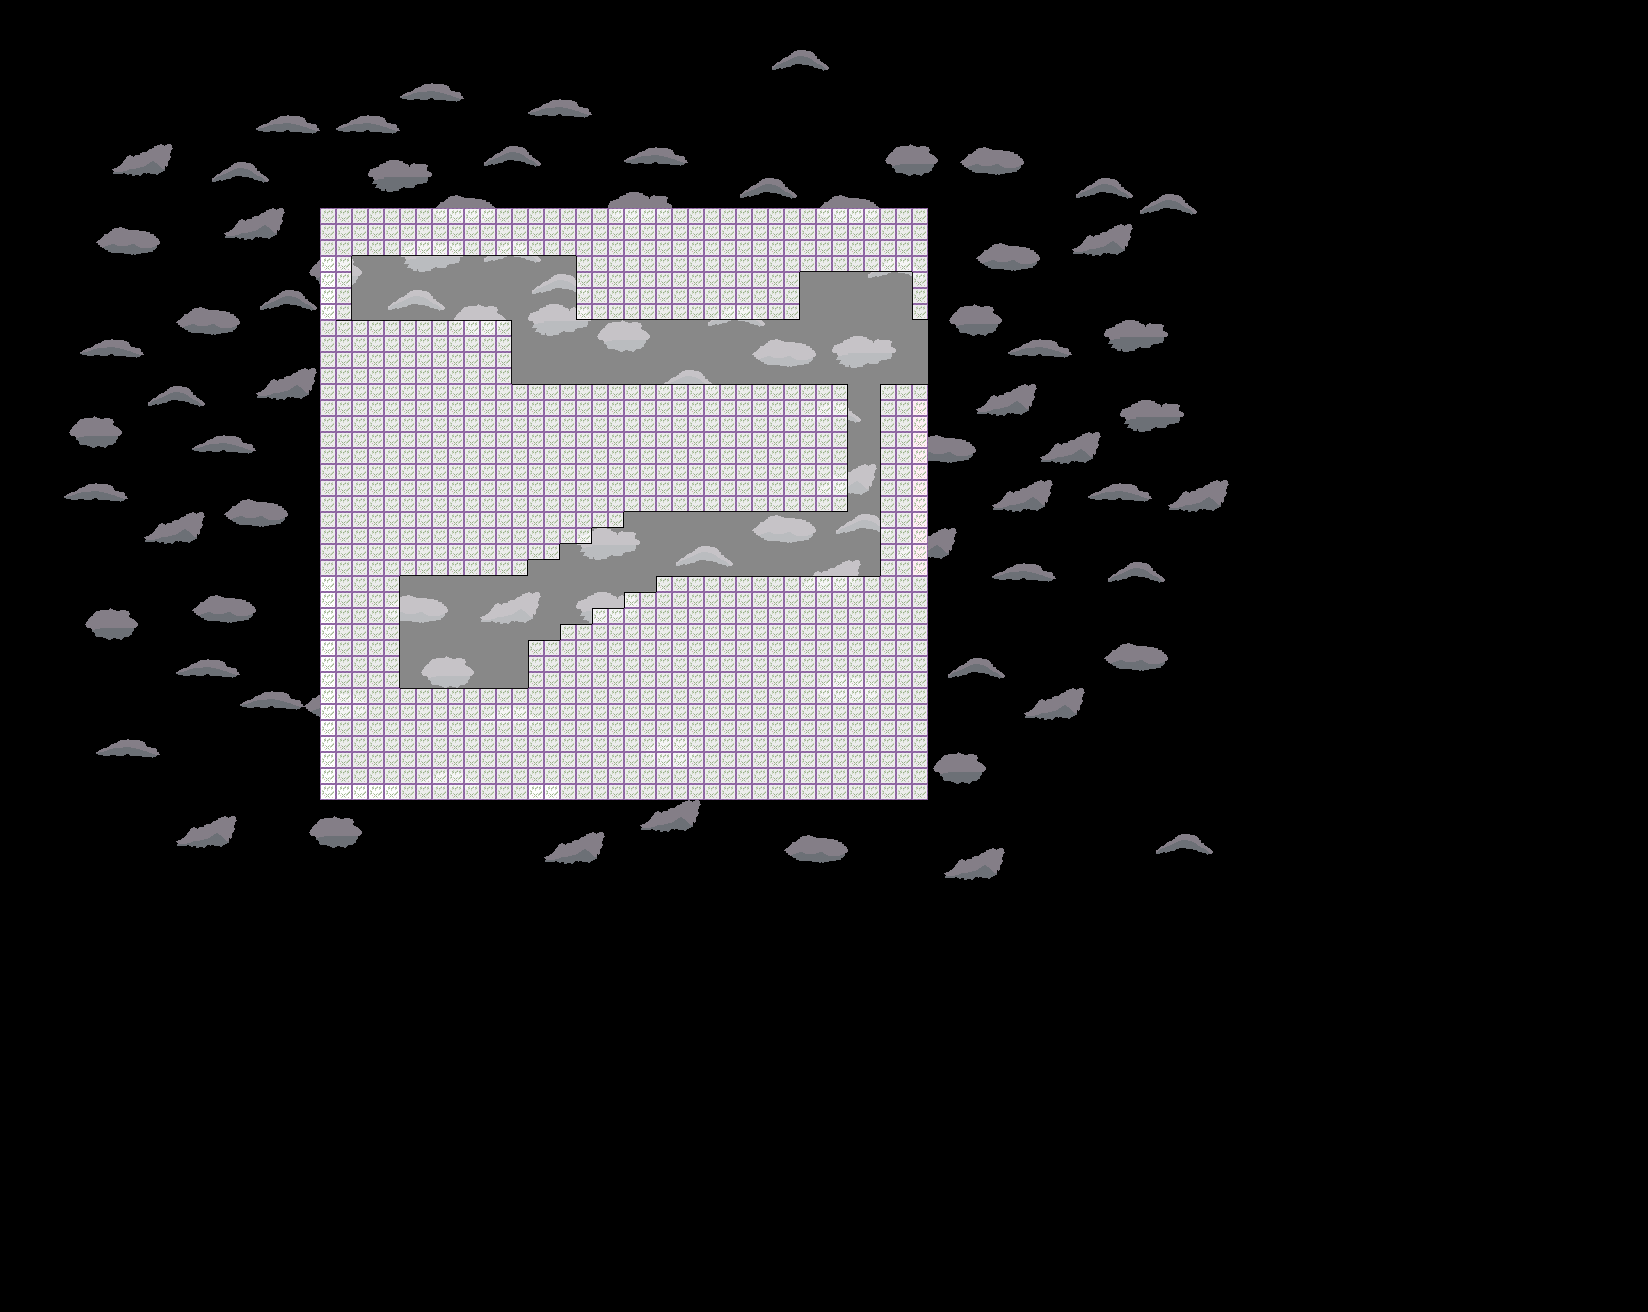

A 2D game scene composited from a Tiled map and its tileset images. What follows is a short description and the map's XML, with each tile layer's data collapsed to a summary:
An orthogonal 103x82 tile map with 16x16 px tiles, 7 tile layers (Clouds, Glass, Left_Wall, Right_Wall, ...), 5 tilesets.

<map version="1.5" tiledversion="1.7.2" orientation="orthogonal" renderorder="right-down" width="103" height="82" tilewidth="16" tileheight="16" infinite="0" nextlayerid="14" nextobjectid="2">
 <tileset firstgid="1" source="1st_Level.tsx" />
 <tileset firstgid="31" source="Clouds.tsx" />
 <tileset firstgid="101" source="2nd_Level.tsx" />
 <tileset firstgid="131" source="3rd_Level.tsx" />
 <tileset firstgid="161" source="Final_Assets_1.tsx" />
 <layer id="6" name="Clouds" width="103" height="82">
  <data>[8446 cells, 721 non-empty, 48 distinct tile ids]</data>
 </layer>
 <layer id="13" name="Glass" width="103" height="82">
  <data>[8446 cells, 349 non-empty, 1 distinct tile ids]</data>
 </layer>
 <layer id="9" name="Left_Wall" width="103" height="82">
  <data>[8446 cells, 92 non-empty, 5 distinct tile ids]</data>
 </layer>
 <layer id="10" name="Right_Wall" width="103" height="82">
  <data>[8446 cells, 53 non-empty, 4 distinct tile ids]</data>
 </layer>
 <layer id="1" name="Level_Collider_Ground" width="103" height="82">
  <data>[8446 cells, 964 non-empty, 11 distinct tile ids]</data>
 </layer>
 <layer id="11" name="Next_Level_Trigger" width="103" height="82">
  <data>[8446 cells, 42 non-empty, 1 distinct tile ids]</data>
 </layer>
 <layer id="12" name="PickUp" width="103" height="82">
  <data>[8446 cells, 19 non-empty, 1 distinct tile ids]</data>
 </layer>
</map>
